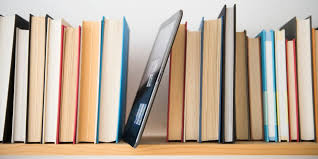
#> input picture Images/Bookshelf1.jpg, 318 x 159 px
$ jupyter execute --allow-errors Assignment3_Final.ipynb
#> lines starting #> are read from the running program, lines starting #| are printed output that depends on the picture; after the words box and inside, x2 and y2 are one past the last pixel; in counts of white or black regions, pixels touching at a corner belong together
[cell 1]
import cv2 as cv
import numpy as np
import matplotlib.pyplot as plt
from matplotlib import colors

# Assignment Part 1 : Counting the number of books in the image

[cell 2]
img_bookshelf = cv.imread('./Images/Bookshelf.jpg')
#> (the rest of this cell did not finish here and is left out)

# Contours Detection after applying Threshold

#> (a cell that did not finish here is left out)

# Contours detection after applying Edge Detector

[cell 4]
img_bookshelf_1 = cv.imread('./Images/Bookshelf1.jpg')
#> img_bookshelf_1 is the input picture: shape (159, 318, 3); mean B, G, R 154.1, 171.9, 189.7
img_bookshelf_1 = cv.resize(img_bookshelf_1, (700, 500), interpolation = cv.INTER_LINEAR) #(width, height)
#> img_bookshelf_1: shape (500, 700, 3)

gray_img_bookshelf_1 = cv.cvtColor(img_bookshelf_1, cv.COLOR_BGR2GRAY)
cv.imshow('Gray Image', gray_img_bookshelf_1)

# Blurring the image using Gaussian Blur with Kernel size (9, 9)
blur_gray_img_bookshelf_1 = cv.GaussianBlur(gray_img_bookshelf_1, (13, 13), 0)
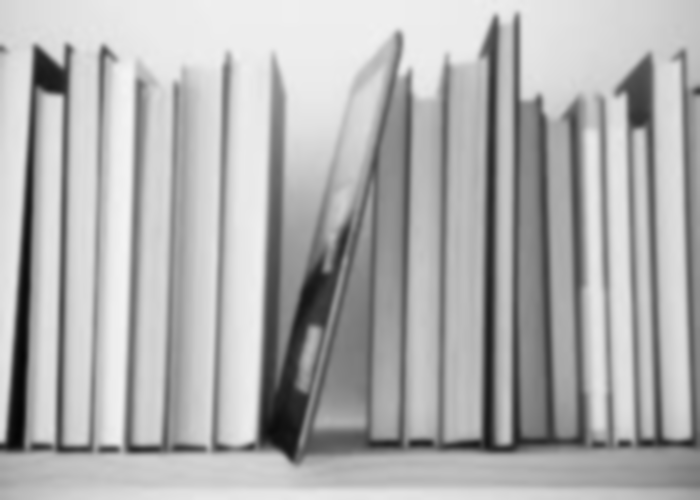
#> blur_gray_img_bookshelf_1: shape (500, 700); min 5, max 244, mean 175.1
# blur_gray_img = cv.medianBlur(gray_img,25)
# blur_gray_img =  cv.bilateralFilter(gray_img, 15, 75, 75)
cv.imshow('Blur Image', blur_gray_img_bookshelf_1)

# img_res, img_thresh = cv.threshold(blur_gray_img, 120, 255, cv.THRESH_BINARY)
# cv.imshow('Threshold image', img_thresh)

# Applying Edge Detection on the image before contour detection
# sobel_img = cv.Sobel(img_thresh, cv.CV_8UC1, 1, 0, ksize = -1)
canny_img_bookshelf_1 = cv.Canny(blur_gray_img_bookshelf_1, 50, 100)
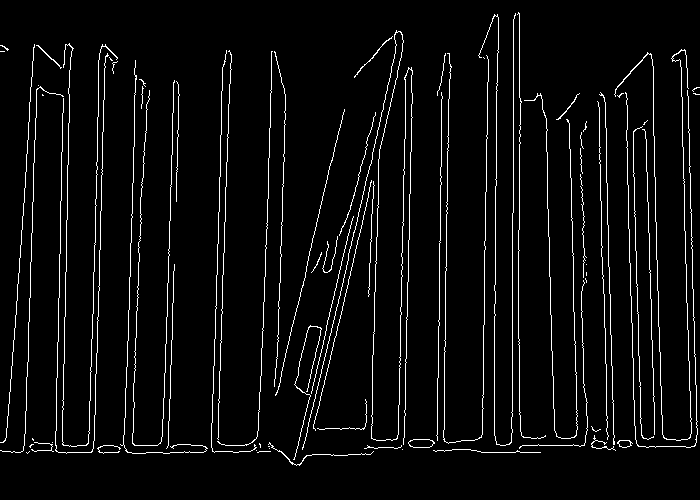
#> canny_img_bookshelf_1: shape (500, 700); 4.7% white in thin lines or dots
cv.imshow('Canny Edge Image', canny_img_bookshelf_1)

# [9 lines of commented-out code are left out]
img_bookshelf_1_contours, img_bookshelf_1_hierarchy = cv.findContours(canny_img_bookshelf_1, cv.RETR_EXTERNAL, cv.CHAIN_APPROX_SIMPLE)
#> img_bookshelf_1_contours = 78 contours, 71 with area under 20; largest, box (x1, y1, x2, y2) and area: (408, 439, 435, 448) 177, (617, 440, 633, 448) 76, (614, 49, 692, 441) 48, (62, 43, 118, 447) 24, (268, 442, 374, 466) 24, (354, 36, 393, 78) 24, (36, 45, 62, 69) 21; img_bookshelf_1_hierarchy = 78 rows, first 6: [1, -1, -1, -1], [2, 0, -1, -1], [3, 1, -1, -1], [4, 2, -1, -1], [5, 3, -1, -1], [6, 4, -1, -1]

# Drawing the Contours on the original image
cv.drawContours(img_bookshelf_1, img_bookshelf_1_contours, -1, (0, 255, 0), 3)
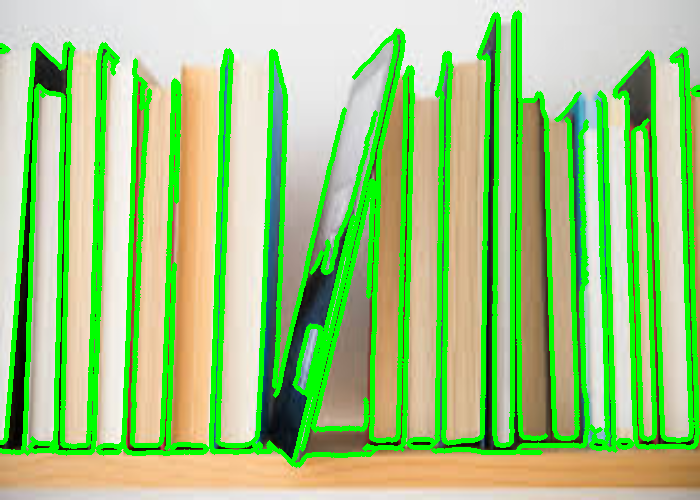
#> img_bookshelf_1: shape (500, 700, 3); mean B, G, R 125.9, 199.3, 154.7
cv.imshow('Contours Image', img_bookshelf_1)

# Printing the number of Contours ==> It also represents the number of objects in the image
print('Number of books in the shelf = ', len(img_bookshelf_1_contours))
#| Number of books in the shelf =  78

cv.waitKey(0)
cv.destroyAllWindows()

# Assignment Part 2 : Identifying the Face Pixels in the image

[cell 5]
img_face = cv.imread('./Images/Rishabh_Pant.jpg')
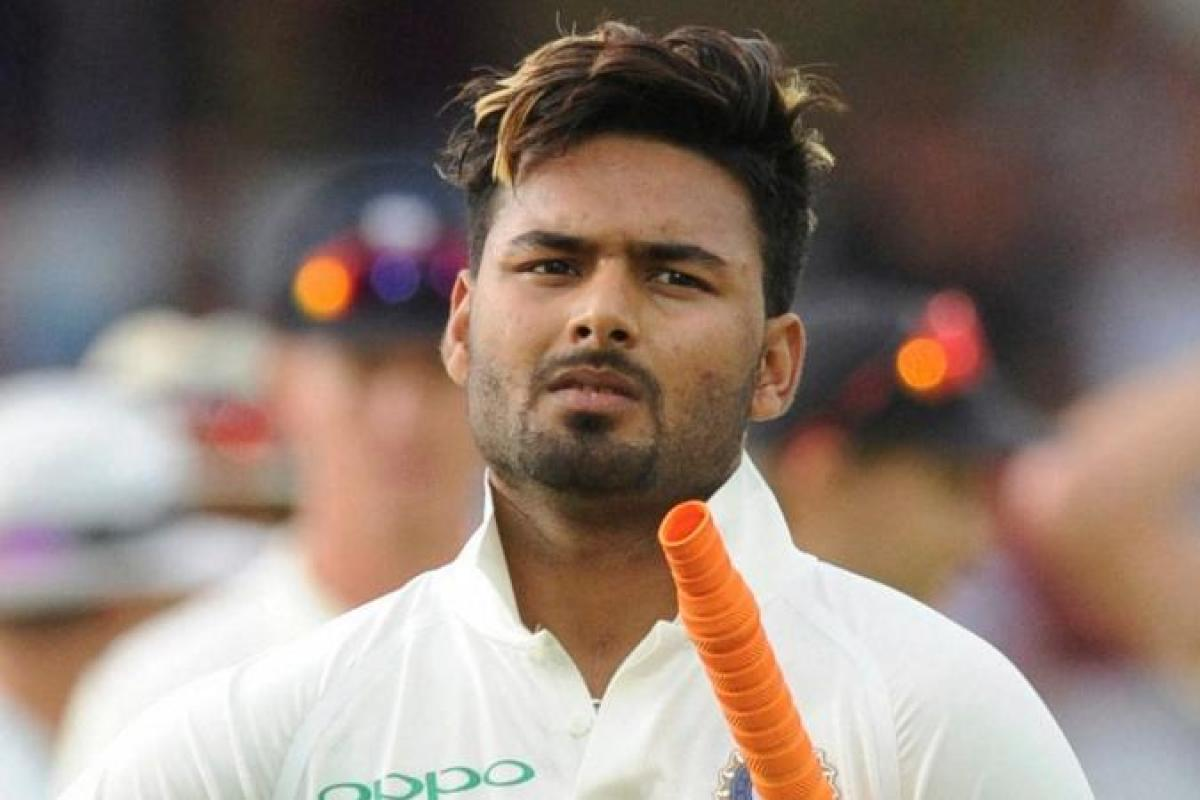
#> input picture Images/Rishabh_Pant.jpg, 1200 x 800 px
#> img_face is the input picture: shape (800, 1200, 3); mean B, G, R 113.6, 123.7, 141.5
img_face = cv.resize(img_face, (700, 500), interpolation = cv.INTER_LINEAR) #(width, height)
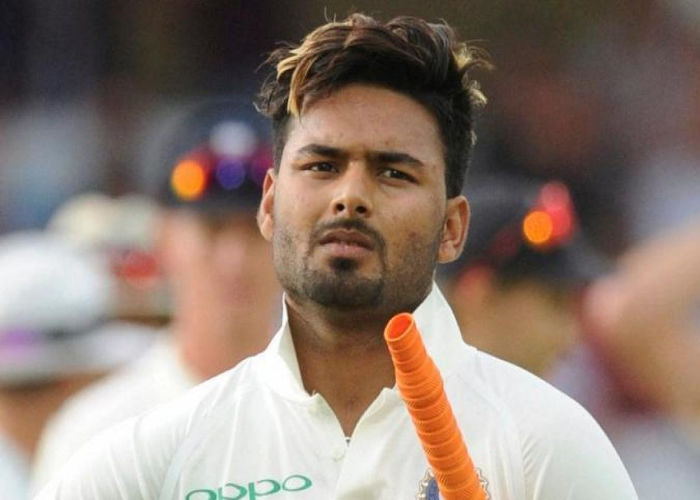
#> img_face: shape (500, 700, 3); mean B, G, R 113.6, 123.6, 141.4
cv.imshow('Original', img_face)
cv.waitKey(0)
cv.destroyAllWindows()
plt.imshow(img_face)

# Segmentation using KMeans Clustering

[cell 6]
# Loading the image
img_face = cv.imread('./Images/Rishabh_Pant.jpg')
img_face = cv.resize(img_face, (700, 500), interpolation = cv.INTER_LINEAR) #(width, height)
cv.imshow('Original', img_face)

# Converting the image to RGB Color Space
gray_img_face = cv.cvtColor(img_face, cv.COLOR_BGR2RGB)
# gray_img_face = cv.cvtColor(img_face, cv.COLOR_RGB2BGR)
cv.imshow('Gray', gray_img_face)

# Noise Reduction using Gaussian Blur
blur_gray_img_face = cv.GaussianBlur(gray_img_face, (3, 3), 0)
cv.imshow('Blur', blur_gray_img_face)

# dst = cv.equalizeHist(gray_img)

Z = blur_gray_img_face.reshape((-1, 3))

# convert to np.float32
Z = np.float32(Z)

# Defining Criteria for K-Means Segmentation
criteria = (cv.TERM_CRITERIA_EPS + cv.TERM_CRITERIA_MAX_ITER, 10, 1.0)

# Setting the flags for K-Means for initial center allocation
flags = cv.KMEANS_RANDOM_CENTERS

# Setting the number of attempts
attempts = 2

# Setting no of clusters
k = 2

ret, label, center=cv.kmeans(Z, k, None, criteria, attempts, flags)
#> ret = 1.56e+09; center = [[97.24, 75.46, 64.43], [209.8, 198, 189.6]]

# Now convert back into uint8, and make original image
center = np.uint8(center)
#> center = [[97, 75, 64], [209, 198, 189]]
res = center[label.flatten()]

res2 = res.reshape((gray_img_face.shape))
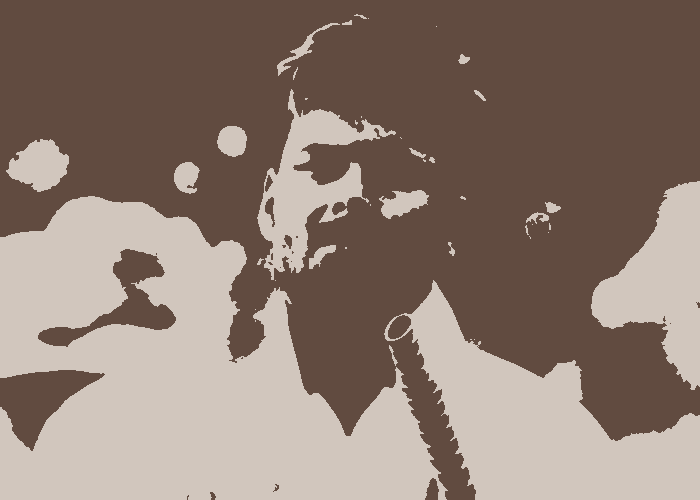
#> res2: shape (500, 700, 3); mean R, G, B 141, 123.3, 113.1

res2 = np.array(res2).astype(np.uint8)

# Performing Histogram Equalization
# res2 = cv.equalizeHist(res2)

cv.imshow('Face',res2)

cv.waitKey(0)
cv.destroyAllWindows()

# Segmentation based on Color Space

**Visualizing the image in RGB Color Space**

[cell 7]
img1 = cv.imread('./Images/Rishabh_Pant.jpg')
#> (the rest of this cell did not finish here and is left out)

# Visualizing the image in HSV Color Space

[cell 8]
img2 = cv.imread('./Images/Rishabh_Pant.jpg')
img2 = cv.resize(img2, (700, 500), interpolation = cv.INTER_LINEAR) #(width, height)
img2 = cv.cvtColor(img2, cv.COLOR_BGR2HSV)
#> img2: shape (500, 700, 3); mean H, S, V 46.7, 62.5, 143.7

h, s, v = cv.split(img2)
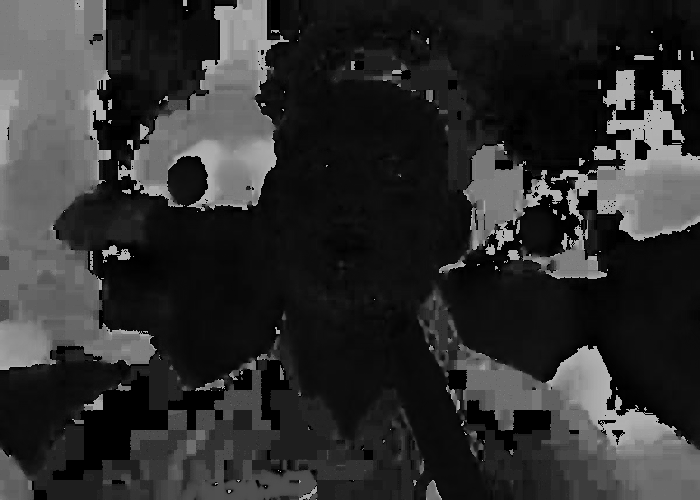
#> h: shape (500, 700); min 0, max 179, mean 46.7
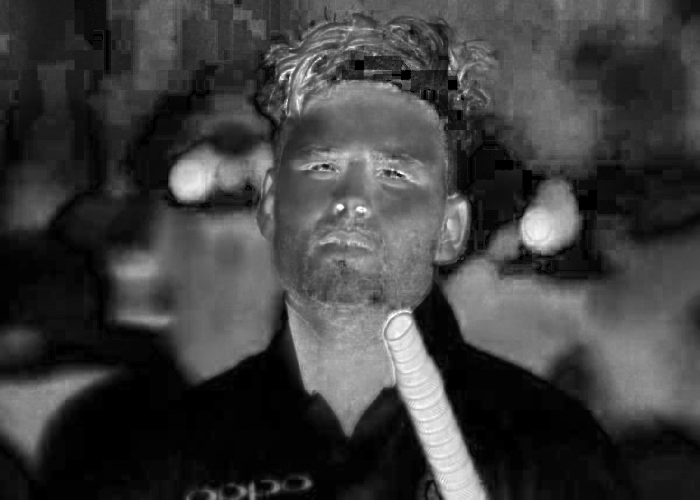
#> s: shape (500, 700); min 0, max 255, mean 62.5
fig = plt.figure()
axis = fig.add_subplot(1, 1, 1, projection="3d")

#> (the rest of this cell did not finish here and is left out)

[cell 9]
img_face = cv.imread('./Images/Rishabh_Pant.jpg')
img_face = cv.resize(img_face, (700, 500), interpolation = cv.INTER_LINEAR) #(width, height)
cv.imshow('Original', img_face)

img_face = cv.cvtColor(img_face, cv.COLOR_BGR2HSV)

img_face = cv.GaussianBlur(img_face, (7, 7), 0)
#> img_face: shape (500, 700, 3); mean H, S, V 46.7, 62.5, 143.7

light_skin = (0, 70, 100)
dark_skin = (50, 200, 150)

mask = cv.inRange(img_face, light_skin, dark_skin)
#> mask: shape (500, 700); 8.8% white; 44 white regions (18 under 20 px), largest, box (x1, y1, x2, y2) and area: (276, 12, 470, 425) 16750, (444, 267, 594, 325) 2862, (584, 336, 675, 417) 2624

result = cv.bitwise_and(img_face, img_face, mask=mask)
#> result: shape (500, 700, 3); mean H, S, V 1.1, 11.1, 11.1

cv.imshow('Thresholded Color Spaace', result)

cv.waitKey(0)
cv.destroyAllWindows()

# Segmentation using Texture with Gabor Filter Bank

[cell 10]
img_face = cv.imread('./Images/Rishabh_Pant.jpg')
img_face = cv.resize(img_face, (700, 500), interpolation = cv.INTER_LINEAR) #(width, height)
cv.imshow('Original ', img_face)

img_face = cv.cvtColor(img_face, cv.COLOR_BGR2GRAY)
#> img_face: shape (500, 700)

ksize = 30
sigma = 0.9
theta = 1 * (np.pi / 4)
lamda = 1 * (np.pi / 1)
gamma = 0.5
phi = 0

gabor_kernel = cv.getGaborKernel((ksize, ksize), sigma, theta, lamda, gamma ,phi, ktype = cv.CV_32F)

filter_img_face = cv.filter2D(img_face, cv.CV_8UC3, gabor_kernel)
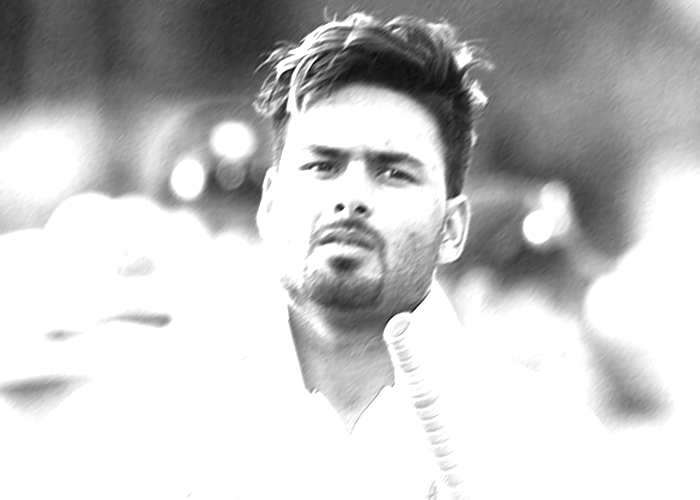
#> filter_img_face: shape (500, 700); min 0, max 255, mean 197.3

# cv.imshow('Kernel', gabor_kernel)
cv.imshow('After Gabor Filter', filter_img_face)

cv.waitKey(0)
cv.destroyAllWindows()

# Foreground Extraction using Grabcut

[cell 11]
img_face = cv.imread('./Images/Rishabh_Pant.jpg')
img_face = cv.resize(img_face, (700, 500), interpolation = cv.INTER_LINEAR) #(width, height)
cv.imshow('Original ', img_face)

mask = np.zeros(img_face.shape[:2], np.uint8)

bgdModel = np.zeros((1,65), np.float64)
fgdModel = np.zeros((1,65), np.float64)

rect = (100, 100, 400, 200)

cv.grabCut(img_face, mask, rect, bgdModel, fgdModel, 5, cv.GC_INIT_WITH_RECT)

mask2 = np.where((mask == 2) | (mask == 0), 0, 1).astype('uint8')
img2_face = img_face * mask2[:,:,np.newaxis]
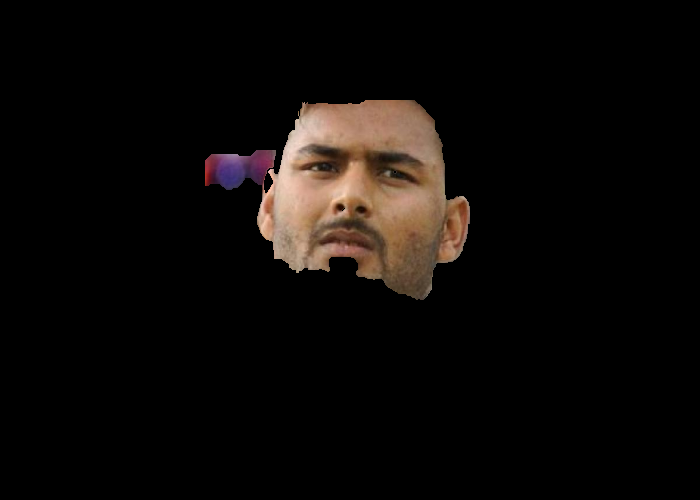
#> img2_face: shape (500, 700, 3); mean B, G, R 8.3, 10.3, 13.6

cv.imshow('Grabcut', img2_face)

cv.waitKey(0)
cv.destroyAllWindows()
